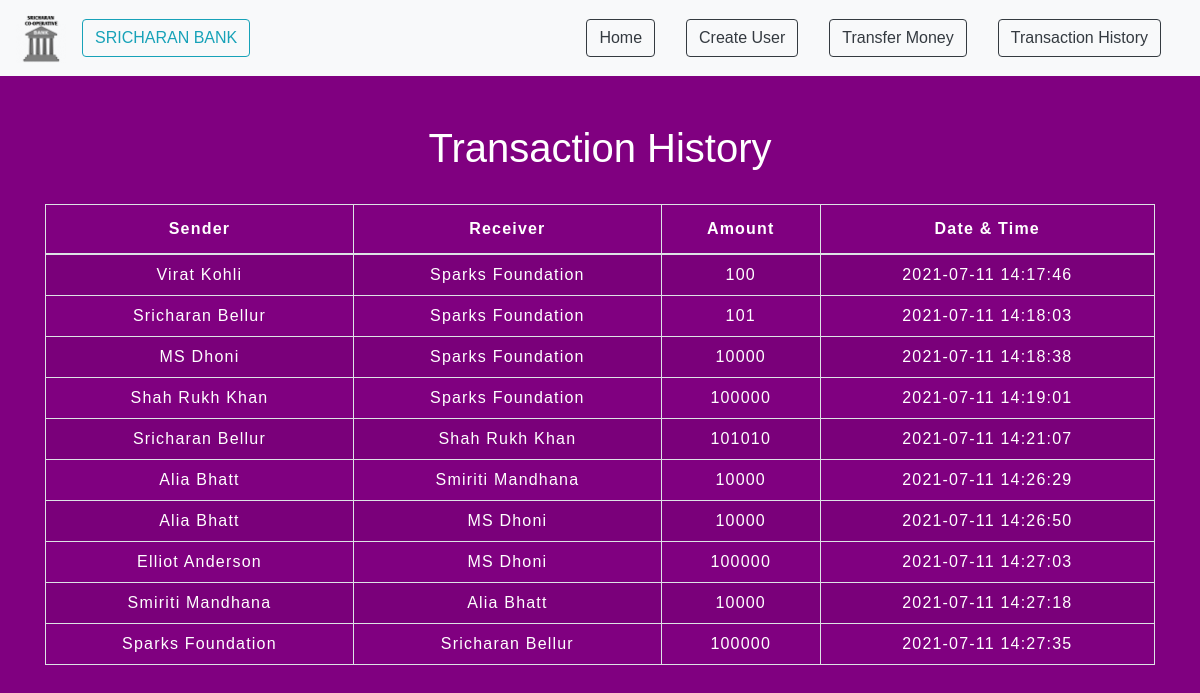
The page /transactionhistory.php on the database its author committed.
### tables this page shows
CREATE TABLE `transaction` (
  `sno` int(3) NOT NULL,
  `sender` text NOT NULL,
  `receiver` text NOT NULL,
  `balance` int(8) NOT NULL,
  `datetime` datetime NOT NULL DEFAULT current_timestamp()
);

### transactionhistory.php (the view, shortened to what this page needs)
<!DOCTYPE html>
<html lang="en">
<head>
    <link rel="stylesheet" href="https://stackpath.bootstrapcdn.com/bootstrap/4.5.2/css/bootstrap.min.css">
    <link rel="stylesheet" type="text/css" href="css/table.css">
    <link rel="stylesheet" type="text/css" href="css/navbar.css">
</head>
<body  style="background-color:purple;">
<?php
  include 'navbar.php';
?>
	<div class="container">
        <h1 class="text-center pt-4" style="color:white;">Transaction History</h1>
       <br>
       <div class="table-responsive-sm">
    <table class="table table-hover table-striped table-condensed table-bordered">
        <thead>
            <tr>
                <th class="text-center "style="color:white;">Sender</th>
                <th class="text-center "style="color:white;">Receiver</th>
                <th class="text-center "style="color:white;">Amount</th>
                <th class="text-center "style="color:white;">Date & Time</th>
            </tr>
        </thead>
        <tbody>
        <?php
            include 'config.php';
            $sql ="select * from transaction";
            $query =mysqli_query($conn, $sql);
            while($rows = mysqli_fetch_assoc($query))
            {
        ?>
            <tr>
            <td class="py-2"style="color:white;"><?php echo $rows['sender']; ?></td>
            <td class="py-2"style="color:white;"><?php echo $rows['receiver']; ?></td>
            <td class="py-2"style="color:white;"><?php echo $rows['balance']; ?> </td>
            <td class="py-2"style="color:white;"><?php echo $rows['datetime']; ?> </td>
        <?php
            }
        ?>
        </tbody>
    </table>
    </div>
</div>
</body>
</html>

### navbar.php
      <nav class="navbar sticky-top navbar--light bg-light navbar-expand-sm" style= "background-color:#e4c6ab" >
      <a class="navbar-brand" href="index.php"> <img src="img/logo1.png" alt="SRICHARAN BANK" style="width:50px;">
      <a class="navbar-brand" href="index.php"><button type="button" class="btn btn-outline-info">SRICHARAN BANK</button></a>
      <div class="collapse navbar-collapse" id="collapsibleNavbar">
            <ul class="navbar-nav ml-auto ">
              <li class="nav-item">
                <a class="nav-link" href="index.php"><button type="button" class="btn btn-outline-dark">Home</button></a>
              </li>
              <li class="nav-item">
                <a class="nav-link" href="createuser.php"><button type="button" class="btn btn-outline-dark">Create User</button></a>
              </li>
              <li class="nav-item">
                <a class="nav-link" href="transfermoney.php"><button type="button" class="btn btn-outline-dark">Transfer Money</button></a>
              </li>
              <li class="nav-item">
                <a class="nav-link" href="transactionhistory.php"><button type="button" class="btn btn-outline-dark">Transaction History</button></a>
              </li>
             </ul>
       </nav>
<br>

### css/table.css (style rules this page uses)
* { padding: 0; margin: 0; box-sizing: border-box; font-family: sans-serif; color:white; }
table { letter-spacing: 1.2px; color:white; }
td { text-align: center; color:white; }
button { border:none; background: #d9d9d9; transition: 3s; }
* { box-sizing: border-box; }

### css/navbar.css (style rules this page uses)
.nav-link { margin-right: 15px; color:#2F363F; letter-spacing: 0.5px; transition: 0.5s; }
.navbar-brand { color: #fa0000; letter-spacing: 0.5px; }

### rows shown on the page
transaction: sender "Virat Kohli", receiver "Sparks Foundation", balance "100", datetime "2021-07-11 14:17:46"
transaction: sender "Sricharan Bellur", receiver "Sparks Foundation", balance "101", datetime "2021-07-11 14:18:03"
transaction: sender "MS Dhoni", receiver "Sparks Foundation", balance "10000", datetime "2021-07-11 14:18:38"
transaction: sender "Shah Rukh Khan", receiver "Sparks Foundation", balance "100000", datetime "2021-07-11 14:19:01"
transaction: sender "Sricharan Bellur", receiver "Shah Rukh Khan", balance "101010", datetime "2021-07-11 14:21:07"
transaction: sender "Alia Bhatt", receiver "Smiriti Mandhana", balance "10000", datetime "2021-07-11 14:26:29"
transaction: sender "Alia Bhatt", receiver "MS Dhoni", balance "10000", datetime "2021-07-11 14:26:50"
transaction: sender "Elliot Anderson", receiver "MS Dhoni", balance "100000", datetime "2021-07-11 14:27:03"
transaction: sender "Smiriti Mandhana", receiver "Alia Bhatt", balance "10000", datetime "2021-07-11 14:27:18"
transaction: sender "Sparks Foundation", receiver "Sricharan Bellur", balance "100000", datetime "2021-07-11 14:27:35"
